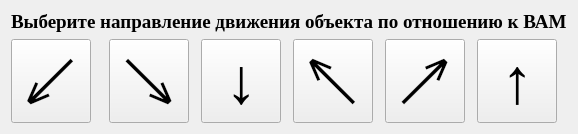
     <widget class="QWidget" name="tab">
      <attribute name="title">
       <string>Напр.</string>
      </attribute>
      <layout class="QVBoxLayout" name="verticalLayout_4">
       <item>
        <layout class="QGridLayout" name="gridLayout_18">
         <item row="1" column="3">
          <widget class="QPushButton" name="pushButton_4">
           <property name="enabled">
            <bool>true</bool>
           </property>
           <property name="sizePolicy">
            <sizepolicy hsizetype="Fixed" vsizetype="Expanding">
             <horstretch>7</horstretch>
             <verstretch>0</verstretch>
            </sizepolicy>
           </property>
           <property name="font">
            <font>
             <pointsize>48</pointsize>
            </font>
           </property>
           <property name="text">
            <string>↖</string>
           </property>
           <property name="checkable">
            <bool>false</bool>
           </property>
          </widget>
         </item>
         <item row="1" column="4">
          <widget class="QPushButton" name="pushButton_5">
           <property name="enabled">
            <bool>true</bool>
           </property>
           <property name="sizePolicy">
            <sizepolicy hsizetype="Fixed" vsizetype="Expanding">
             <horstretch>7</horstretch>
             <verstretch>0</verstretch>
            </sizepolicy>
           </property>
           <property name="font">
            <font>
             <pointsize>48</pointsize>
            </font>
           </property>
           <property name="text">
            <string>↗</string>
           </property>
           <property name="checkable">
            <bool>false</bool>
           </property>
          </widget>
         </item>
         <item row="1" column="2">
          <widget class="QPushButton" name="pushButton_3">
           <property name="enabled">
            <bool>true</bool>
           </property>
           <property name="sizePolicy">
            <sizepolicy hsizetype="Fixed" vsizetype="Expanding">
             <horstretch>7</horstretch>
             <verstretch>0</verstretch>
            </sizepolicy>
           </property>
           <property name="font">
            <font>
             <pointsize>48</pointsize>
            </font>
           </property>
           <property name="text">
            <string>↓</string>
           </property>
           <property name="checkable">
            <bool>false</bool>
           </property>
          </widget>
         </item>
         <item row="1" column="5">
          <widget class="QPushButton" name="pushButton">
           <property name="sizePolicy">
            <sizepolicy hsizetype="Fixed" vsizetype="Expanding">
             <horstretch>7</horstretch>
             <verstretch>0</verstretch>
            </sizepolicy>
           </property>
           <property name="font">
            <font>
             <pointsize>48</pointsize>
            </font>
           </property>
           <property name="text">
            <string>↑</string>
           </property>
          </widget>
         </item>
         <item row="1" column="1">
          <widget class="QPushButton" name="pushButton_2">
           <property name="enabled">
            <bool>true</bool>
           </property>
           <property name="sizePolicy">
            <sizepolicy hsizetype="Fixed" vsizetype="Expanding">
             <horstretch>7</horstretch>
             <verstretch>0</verstretch>
            </sizepolicy>
           </property>
           <property name="font">
            <font>
             <pointsize>48</pointsize>
            </font>
           </property>
           <property name="text">
            <string>↘</string>
           </property>
           <property name="checkable">
            <bool>false</bool>
           </property>
          </widget>
         </item>
         <item row="1" column="0">
          <widget class="QPushButton" name="pushButton_1">
           <property name="enabled">
            <bool>true</bool>
           </property>
           <property name="sizePolicy">
            <sizepolicy hsizetype="Fixed" vsizetype="Expanding">
             <horstretch>7</horstretch>
             <verstretch>0</verstretch>
            </sizepolicy>
           </property>
           <property name="font">
            <font>
             <pointsize>48</pointsize>
            </font>
           </property>
           <property name="whatsThis">
            <string>&lt;html&gt;&lt;head/&gt;&lt;body&gt;&lt;p&gt;1233&lt;/p&gt;&lt;/body&gt;&lt;/html&gt;</string>
           </property>
           <property name="text">
            <string>↙</string>
           </property>
           <property name="checkable">
            <bool>false</bool>
           </property>
          </widget>
         </item>
         <item row="0" column="0" colspan="6">
          <widget class="QLabel" name="label">
           <property name="font">
            <font>
             <family>Times New Roman</family>
             <pointsize>14</pointsize>
             <weight>75</weight>
             <bold>true</bold>
            </font>
           </property>
           <property name="text">
            <string>Выберите направление движения объекта по отношению к ВАМ</string>
           </property>
          </widget>
         </item>
        </layout>
       </item>
      </layout>
     </widget>
